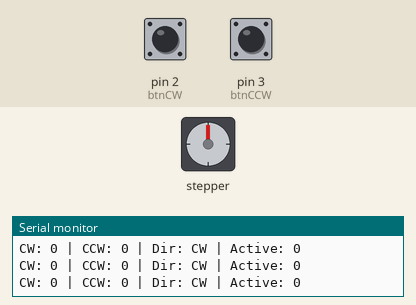
The sketch below on a simulated Arduino Uno, built with avr-gcc and run on an emulated ATmega328P. On the bench: stepper motor, the last lines printed to the serial monitor. Wiring (inferred from the names in the program): stepper motor driver (200 steps per turn assumed): step pin 10; direction pin 9. The inputs (shaded band) are chosen by the test bench; at power-on: pin 3 (btnCCW) HIGH, pin 2 (btnCW) HIGH.

Above: at 1.2 s.
1.3 s: pin 3 (btnCCW) pulled LOW for 1 s
At 3.1 s:
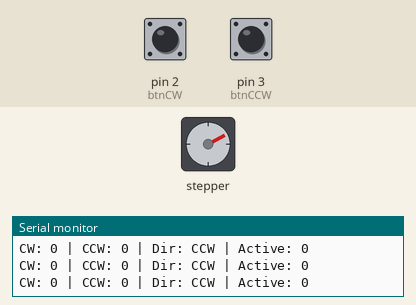
3.8 s: pin 2 (btnCW) pulled LOW for 3.2 s
At 7.9 s:
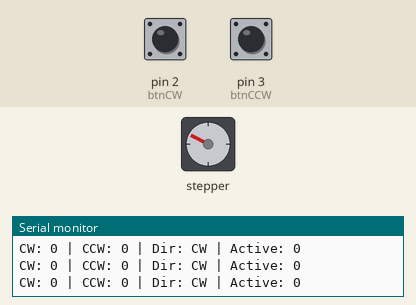
8.5 s: pin 2 (btnCW) pulled LOW for 1 s
At 10.7 s:
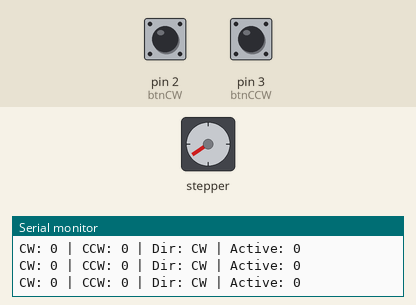
11.0 s: pin 3 (btnCCW) pulled LOW for 0.15 s
At 11.6 s:
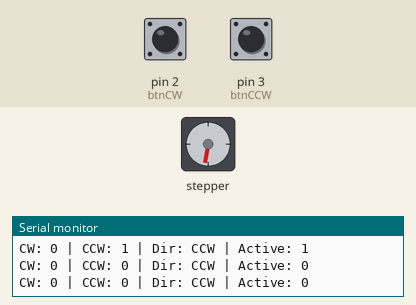
12.6 s: pin 3 (btnCCW) pulled LOW for 3.2 s
At 17.0 s:
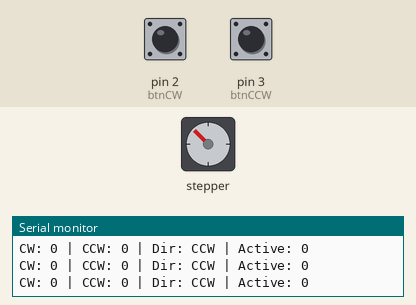
17.3 s: pin 2 (btnCW) pulled LOW for 1 s
At 18.8 s:
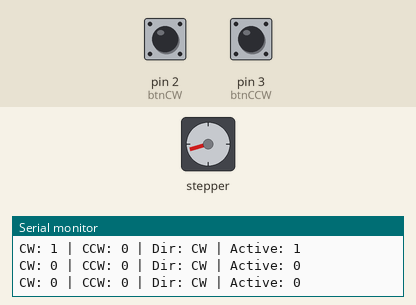
Timing chart, 0 to 20.3 s (numbered marks = the images above; inputs shaded):
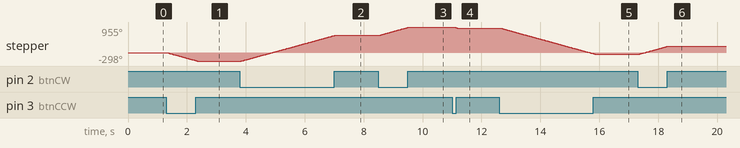

The sketch:

TEST.iso.ino
```cpp
const int stepPin  = 10;
const int dirPin   = 9;
const int btnCW    = 2;
const int btnCCW   = 3;

const unsigned long STEP_DELAY_US = 3000;
const unsigned long DEBOUNCE_MS   = 50;

unsigned long lastStepTime   = 0;
bool          stepState      = LOW;
bool          motorActive    = false;
bool          stepInProgress = false;  // buffer: finish current step before stopping

unsigned long lastDebounceTimeCW  = 0;
unsigned long lastDebounceTimeCCW = 0;
int  lastCWState  = HIGH;
int  lastCCWState = HIGH;
bool cwHeld       = false;
bool ccwHeld      = false;

// track direction so we only write dirPin on actual changes
bool currentDirCW = true;
bool dirSet       = false;   // false until first button press

void setDir(bool cw) {
  if (!dirSet || cw != currentDirCW) {   // only write on change
    motorActive = false;                  // pause stepping
    stepState   = LOW;
    digitalWrite(stepPin, LOW);           // finish cleanly
    digitalWrite(dirPin, cw ? HIGH : LOW);
    delayMicroseconds(5);                 // DIR settle time
    currentDirCW = cw;
    dirSet       = true;
    lastStepTime = micros();              // reset timing after dir change
  }
}

void setup() {
  pinMode(stepPin, OUTPUT);
  pinMode(dirPin,  OUTPUT);
  pinMode(btnCW,   INPUT);
  pinMode(btnCCW,  INPUT);
  digitalWrite(stepPin, LOW);
  Serial.begin(9600);
}

void loop() {
  unsigned long now = micros();

  // ── Read + debounce CW ─────────────────────────────────────
  int rawCW = digitalRead(btnCW);
  if (rawCW != lastCWState) lastDebounceTimeCW = millis();
  if ((millis() - lastDebounceTimeCW) > DEBOUNCE_MS) {
    cwHeld = (rawCW == LOW);
  }
  lastCWState = rawCW;

  // ── Read + debounce CCW ────────────────────────────────────
  int rawCCW = digitalRead(btnCCW);
  if (rawCCW != lastCCWState) lastDebounceTimeCCW = millis();
  if ((millis() - lastDebounceTimeCCW) > DEBOUNCE_MS) {
    ccwHeld = (rawCCW == LOW);
  }
  lastCCWState = rawCCW;

  // ── Direction — only writes dirPin when direction changes ──
  if (cwHeld && !ccwHeld) {
    setDir(true);
    motorActive = true;
  } else if (ccwHeld && !cwHeld) {
    setDir(false);
    motorActive = true;
  } else {
    // neither or both pressed
    // stepInProgress lets the current half-cycle finish before stopping
    if (!stepInProgress) {
      motorActive = false;
      stepState   = LOW;
      digitalWrite(stepPin, LOW);
    }
  }

  // ── Non-blocking step pulse ────────────────────────────────
  if (motorActive && (now - lastStepTime >= STEP_DELAY_US)) {
    lastStepTime    = now;
    stepState       = !stepState;
    stepInProgress  = stepState;   // HIGH = mid-step, LOW = step complete
    digitalWrite(stepPin, stepState);
  }

  // ── Serial monitor (throttled) ─────────────────────────────
  static unsigned long lastPrint = 0;
  if (millis() - lastPrint > 200) {
    lastPrint = millis();
    Serial.print("CW: "); Serial.print(cwHeld);
    Serial.print(" | CCW: "); Serial.print(ccwHeld);
    Serial.print(" | Dir: "); Serial.print(currentDirCW ? "CW" : "CCW");
    Serial.print(" | Active: "); Serial.println(motorActive);
  }
}
```

Measured:
- after the input at 1.3 s, stepper: turns 298° counter-clockwise in 1.0 s, starting after 0.05 s
- after the input at 3.8 s, stepper: turns 955° clockwise in 3.2 s, starting after 0.05 s
- after the input at 8.5 s, stepper: turns 298° clockwise in 1.0 s, starting after 0.05 s
- after the input at 11.0 s, stepper: turns 45° counter-clockwise in 0.14 s, starting after 0.05 s
- after the input at 12.6 s, stepper: turns 955° counter-clockwise in 3.2 s, starting after 0.05 s
- after the input at 17.3 s, stepper: turns 298° clockwise in 1.0 s, starting after 0.05 s
